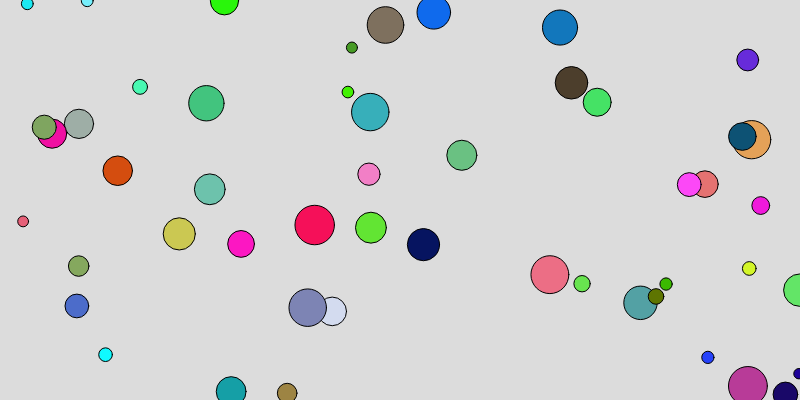
Frame 1 (no input)
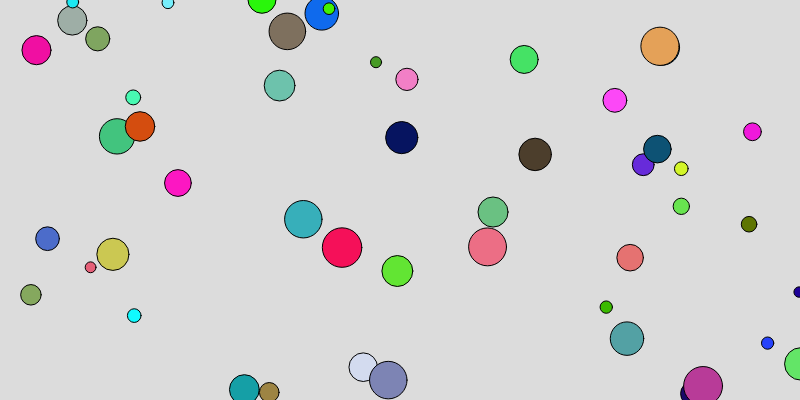
Frame 60 (no input)
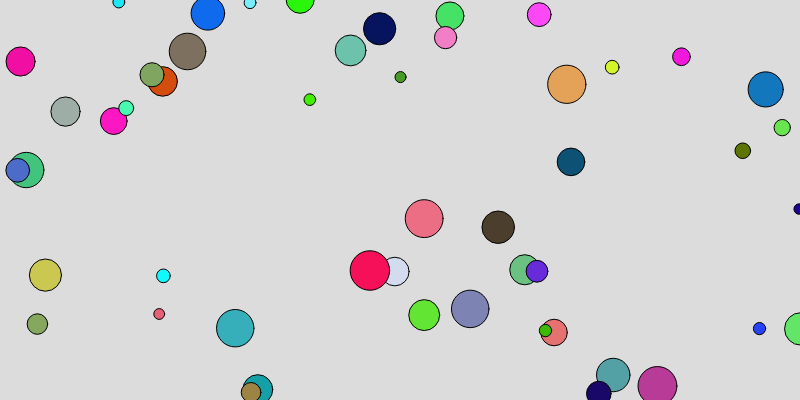
Frame 120 (the mouse pressed at the canvas centre since frame 60)

The p5.js sketch that drew these frames (run headless with seeded random() and noise() and a simulated clock; from frame 60 on, the mouse is pressed at the canvas centre):

// p5.js sketch
// ── sketch.js
let n;

let mennesker = [];

class Mennesker {
  constructor(x, y, radius, ret_x, ret_y, r, g, b) {
    this.x = x;
    this.y = y;
    this.radius = radius;
    this.ret_x = ret_x;
    this.ret_y = ret_y;
    this.r = r;
    this.g = g;
    this.b = b;
  }
  draw() {
    fill(this.r, this.g, this.b);
    circle(this.x, this.y, this.radius * 2);
  }

  collision(width, height) {
    if (this.x + this.radius > width) {
      this.ret_x = -this.ret_x;
    }
    if (this.x - this.radius <= 0) {
      this.ret_x = -this.ret_x;
    }
    if (this.y + this.radius > height) {
      this.ret_y = -this.ret_y;
    }
    if (this.y - this.radius <= 0) {
      this.ret_y = -this.ret_y;
    }
    this.x = this.x + this.ret_x;
    this.y = this.y + this.ret_y;
  }

  hit(other_x, other_y, other_r) {
    if (dist(this.x, this.y, other_x, other_y) < other_r + this.radius) {
      print("hit");
    }
  }
}

function setup() {
  createCanvas(800, 400);

  n = 50;
  for (let i = 0; i < n; i++) {
    mennesker.push(
      new Mennesker(
        random(0, width),
        random(0, height),
        random(5, 20),
        random(-2, 2),
        random(-2, 2),
        random(0, 255),
        random(0, 255),
        random(0, 255)
      )
    );
  }
  print(height, width);
}
function draw() {
  background(220);
  for (let i = 0; i < n; i++) {
    mennesker[i].draw();
    mennesker[i].collision(width, height);
    // skriv så den tjekker kolisoner
    //mennesker[i].hit()
  }
}
